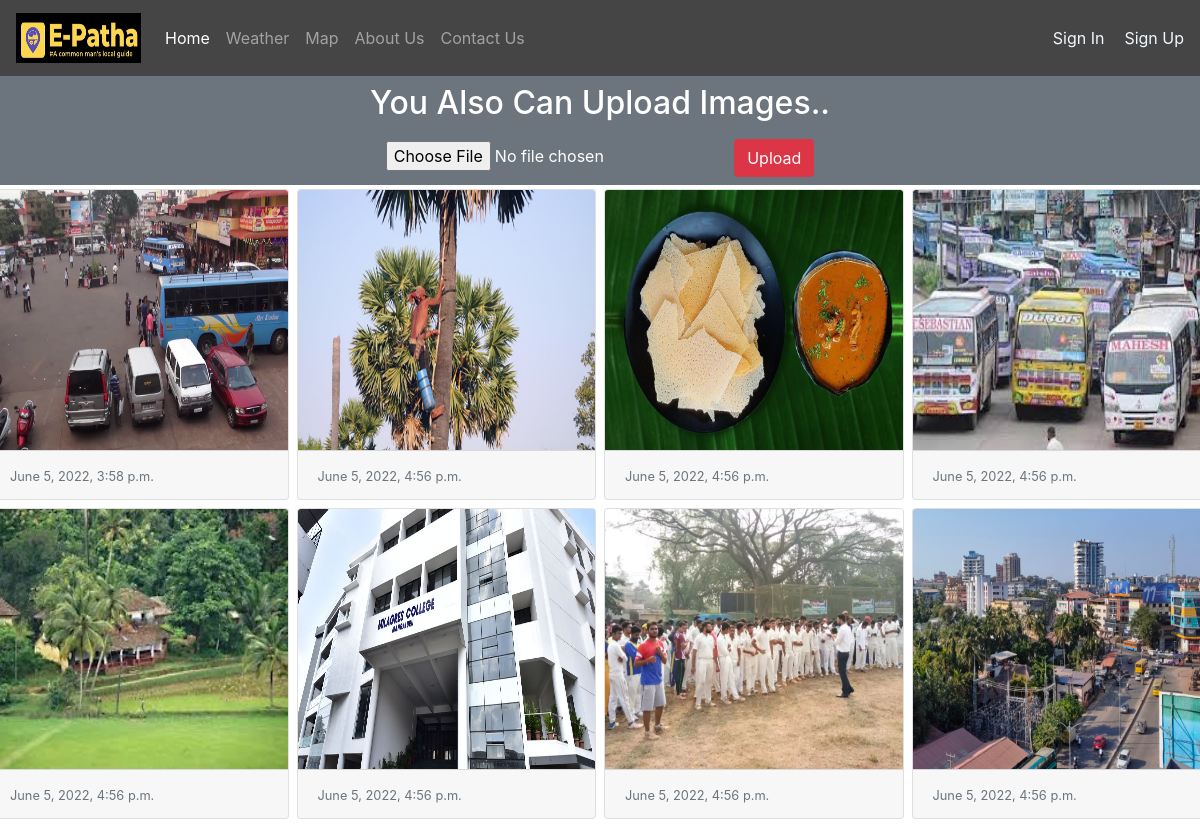
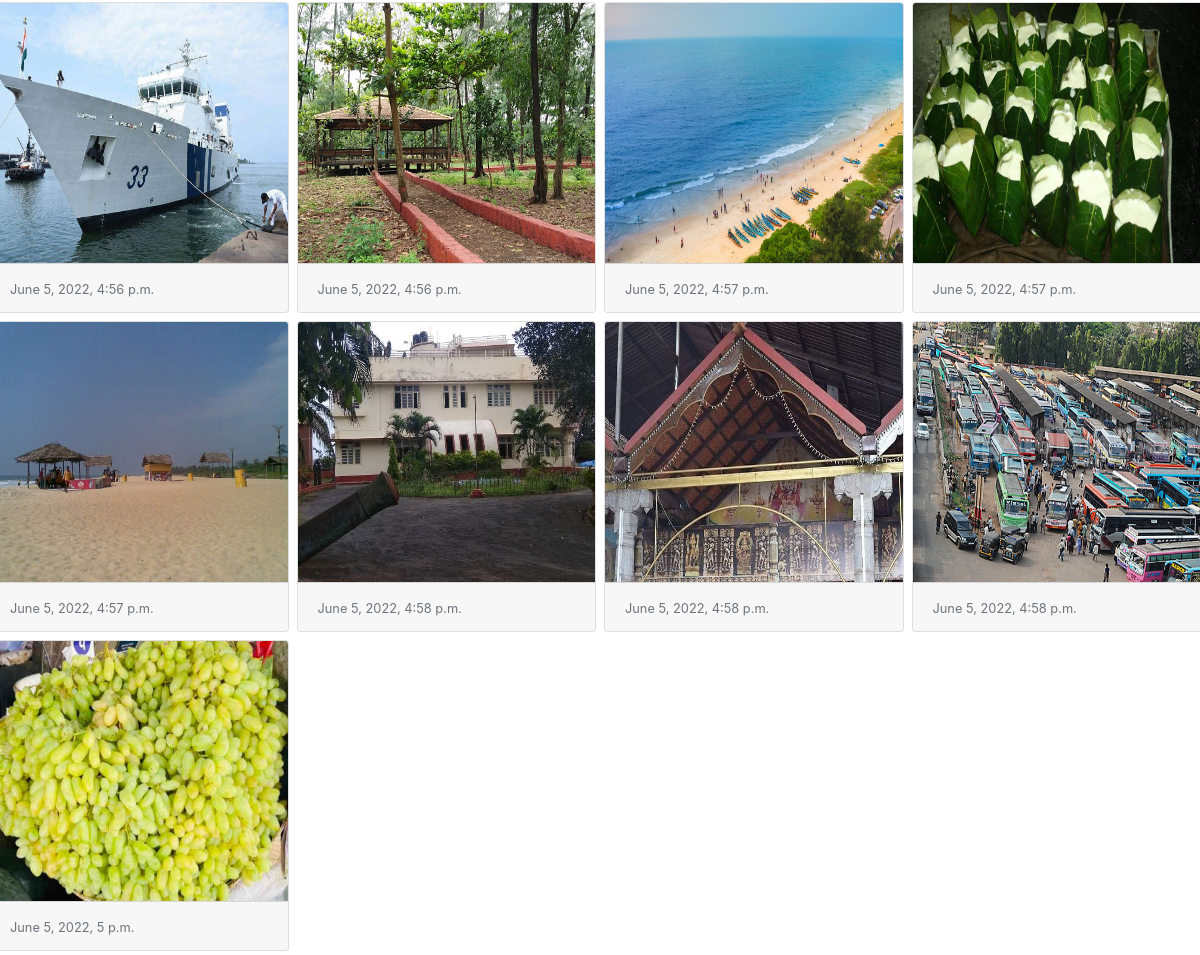
Page /e_patha/gallery/ on the committed database (2 pictures, top to bottom).
### myapp/models.py (models this page shows)
class Image(models.Model):
 photo = models.ImageField(upload_to="myimage")
 date = models.DateTimeField(auto_now_add=True)

### e_patha/views.py (the view)
# urls.py: path('gallery/',views.gallery,name='gallery'),
def gallery(request):
 if request.method == "POST":
  form = ImageForm(request.POST, request.FILES)
  if form.is_valid():
   form.save()
 form = ImageForm()
 img = Image.objects.all()
 return render(request, 'myapp/home1.html', {'img':img, 'form':form})

### myapp/forms.py
class ImageForm(forms.ModelForm):
 class Meta:
  model = Image
  fields = '__all__'
  labels = {'photo':''}

### myapp/templates/myapp/home1.html (shortened to what this page needs)
{% extends 'e_patha/basic.html' %}
{% block map%}
    <link rel="stylesheet" href="https://cdn.jsdelivr.net/npm/bootstrap@4.5.3/dist/css/bootstrap.min.css">
    {% endblock %}
    {% block body %}
   <div class="c">
    <div class="py-2 text-center bg-secondary text-white">
     <h2 class="mb-3">You Also Can Upload Images..</h2>
     <form action="" method="post" enctype="multipart/form-data">
      {{form}}
      <input type="submit" class="btn btn-danger" value="Upload">
     </form>
    </div>
    <div class="row">
     {% for x in img %}
      <div class="col-sm-3" style="padding:0px;">
       <div class="card m-1" style="padding:0px;">
        <img src="{{x.photo.url}} " alt="" class="card-img-top" height="260px" >
        <div class="card-footer">
         <small class="text-muted ">{{x.date}} </small>
        </div>
       </div>
      </div>
     {% endfor %}
    </div>
   </div>
    {% endblock %}

### e_patha/templates/e_patha/basic.html (shortened to what this page needs)
{% load static %}
<!doctype html>
<html lang="en">
  <head>
    <link rel="stylesheet" href="https://stackpath.bootstrapcdn.com/bootstrap/4.2.1/css/bootstrap.min.css">
    {% block map %} {% endblock %}
  </head>
  <body>
    <div class="desktop">
      <nav class="navbar navbar-expand-lg navbar-dark bg-dark" style="background-color: #000000ba!important;">
        <a class="navbar-brand" href="/e_patha" style="padding-top:.325rem;padding-bottom:.325rem">
          <img src="{% static 'logoo.jpeg' %}" width="125" height="50" alt="E-Patha">
        </a>
        <div class="collapse navbar-collapse" id="navbarNav">
          <ul class="navbar-nav  mr-auto">
      <li class="nav-item active">
        <a class="nav-link" href="/e_patha/index1">Home <span class="sr-only">(current)</span></a>
      </li>
      <li class="nav-item">
        <a class="nav-link" href="/e_patha/weather">Weather</a>
      </li>
      <li class="nav-item">
        <a class="nav-link" href="/e_patha/map">Map</a>
      </li>
      <li class="nav-item">
        <a class="nav-link" href="/e_patha/about">About Us</a>
      </li>
       <li class="nav-item">
        <a class="nav-link" href="/e_patha/Contact_us_">Contact Us</a>
      </li>
    </ul>
    {% if user.is_authenticated %}
    <ul class="nav " style=" padding-left: 20px;"><a href=""style="color: aliceblue;text-decoration: none;">Welcome {{ user }}</a>
    </ul>
    <ul class="nav " style=" padding-left: 20px;"><a href="{% url 'account_logout' %}"style="color: aliceblue;text-decoration: none;">Sign Out</a>
    </ul>
    <ul class="nav " style=" padding-left: 20px;"><a href="{% url 'account_email' %}"style="color: aliceblue;text-decoration: none;">Change E-mail</a>
    </ul>
    {% else %}
    <ul class="nav " style=" padding-left: 20px;"><a href="{% url 'account_login' %}"style="color: aliceblue;text-decoration: none;">Sign In</a>
    </ul>
    <ul class="nav " style=" padding-left: 20px;"><a href="{% url 'account_signup' %}"style="color: aliceblue;text-decoration: none;">Sign Up</a>
    </ul>
    {% endif %}
  </div>
</nav>
  {% block body %} {% endblock %}
  </div>
  </body>
</html>

### e_patha/templates/e_patha/basic.html (style rules this page uses)
.desktop { width:100%; min-width:930px; height:auto; }

### rows in the picture
Image: photo (placeholder picture), date "June 5, 2022, 3:58 p.m."
Image: photo (picture), date "June 5, 2022, 4:56 p.m."
Image: photo (picture), date "June 5, 2022, 4:56 p.m."
Image: photo (picture), date "June 5, 2022, 4:56 p.m."
Image: photo (picture), date "June 5, 2022, 4:56 p.m."
Image: photo (picture), date "June 5, 2022, 4:56 p.m."
Image: photo (picture), date "June 5, 2022, 4:56 p.m."
Image: photo (picture), date "June 5, 2022, 4:56 p.m."
Image: photo (picture), date "June 5, 2022, 4:56 p.m."
Image: photo (picture), date "June 5, 2022, 4:56 p.m."
Image: photo (picture), date "June 5, 2022, 4:57 p.m."
Image: photo (picture), date "June 5, 2022, 4:57 p.m."
Image: photo (picture), date "June 5, 2022, 4:57 p.m."
Image: photo (picture), date "June 5, 2022, 4:58 p.m."
Image: photo (picture), date "June 5, 2022, 4:58 p.m."
Image: photo (picture), date "June 5, 2022, 4:58 p.m."
Image: photo (picture), date "June 5, 2022, 5 p.m."
